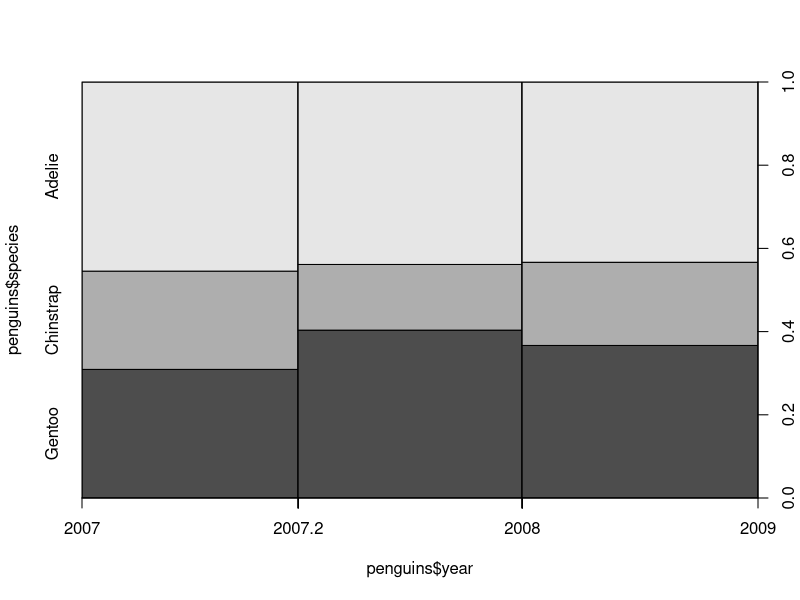
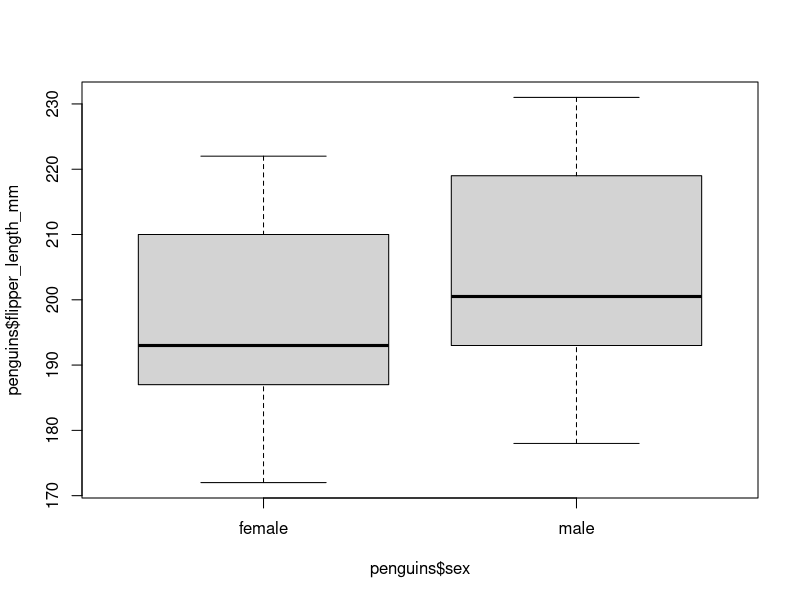
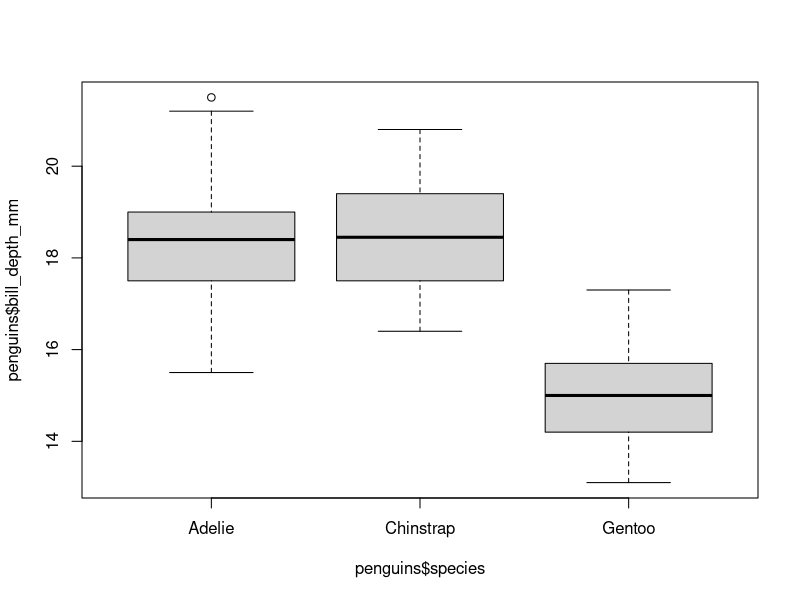

Source code (R) for these figures, in order:
#dragons

# making a change so that the file will appear as blue

#lol not dragons but penguins
penguins<-palmerpenguins::penguins
plot(penguins$species~penguins$year)
boxplot(penguins$flipper_length_mm~penguins$sex)
lm_model<-lm(flipper_length_mm~sex,data=penguins)
summary(lm_model)


#some edits on the branch that will later be merged
boxplot(penguins$bill_depth_mm~penguins$species)
lm_model2<-(lm(bill_depth_mm~species,data=penguins))
summary(lm_model2)
